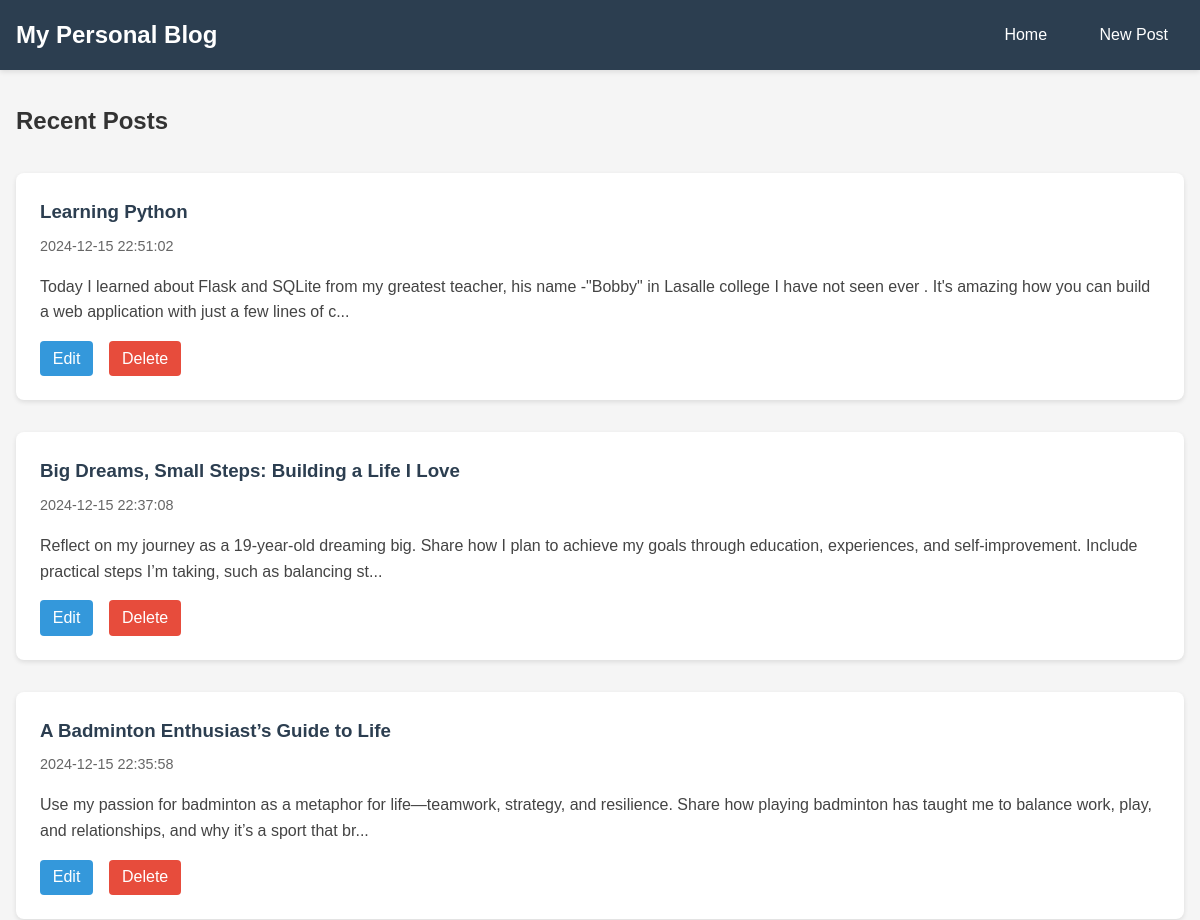
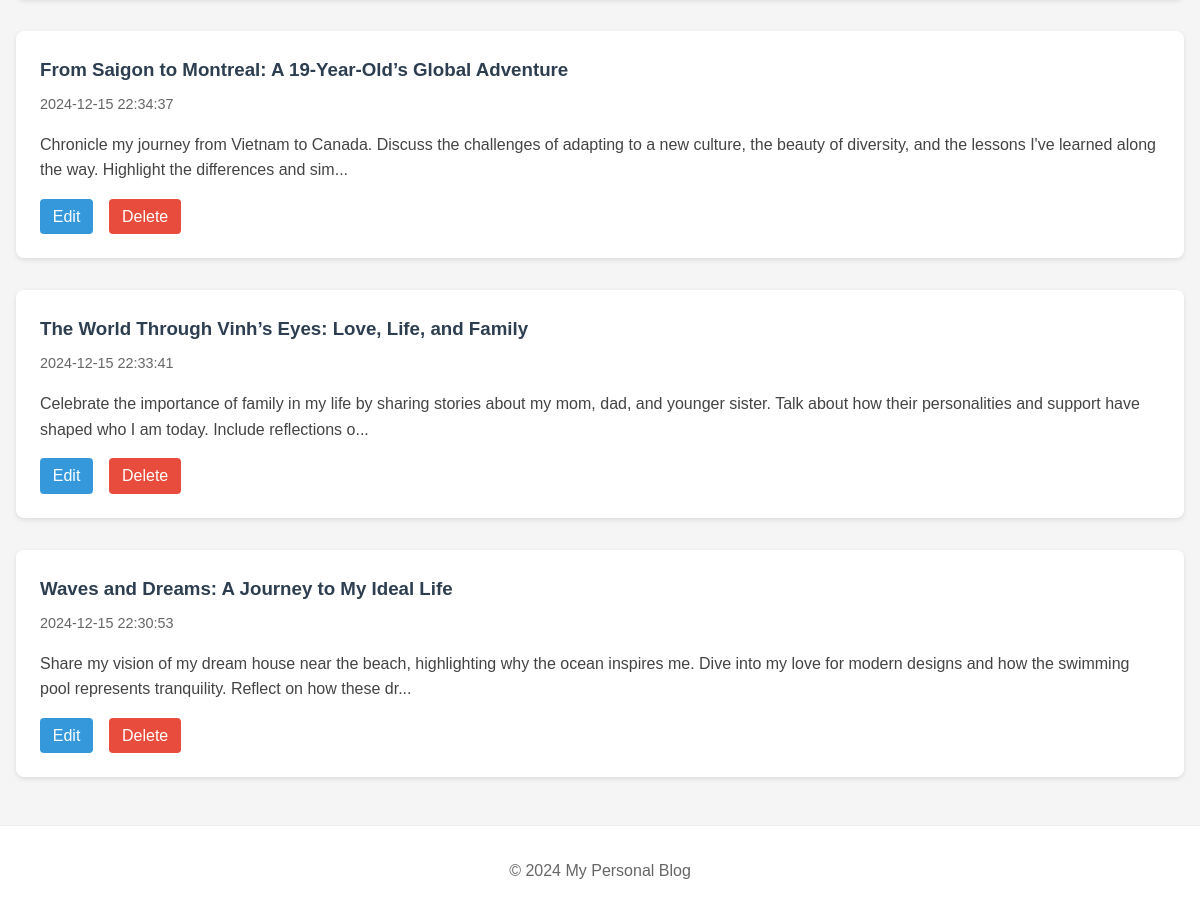
The page / on the database its author committed (2 pictures, top to bottom).
### tables this page shows
CREATE TABLE posts (
            id INTEGER PRIMARY KEY AUTOINCREMENT,
            title TEXT NOT NULL,
            content TEXT NOT NULL,
            created_at TIMESTAMP NOT NULL DEFAULT CURRENT_TIMESTAMP
        );

### app.py (the view)
@app.route('/')
def home():
    posts = db.get_all_posts()
    return render_template('home.html', posts=posts)

### database.py (called while the page is built)
def get_db_connection():
    conn = sqlite3.connect(DATABASE_FILE)
    conn.row_factory = sqlite3.Row
    return conn

def get_all_posts():
    conn = get_db_connection()
    posts = conn.execute('SELECT * FROM posts ORDER BY created_at DESC').fetchall()
    for post in posts:
        post = dict(post)
        post['media'] = get_post_media(post['id'])
    conn.close()
    return posts

def get_post_media(post_id):
    conn = get_db_connection()
    media = conn.execute('''
        SELECT * FROM media
        WHERE post_id = ?
        ORDER BY created_at
    ''', (post_id,)).fetchall()
    conn.close()
    return media

### templates/home.html (shortened to what this page needs)
{% extends "base.html" %}
{% block content %}
    <div class="posts">
        <h2>Recent Posts</h2>
        {% if posts %}
            {% for post in posts %}
                <div class="post-card">
                    <a href="{{ url_for('view_post', post_id=post['id']) }}" class="post-content">
                        <h3>{{ post['title'] }}</h3>
                        <p class="date">{{ post['created_at'] }}</p>
                        <p class="preview">{{ post['content'][:200] }}...</p>
                    </a>
                    <div class="actions">
                        <a href="{{ url_for('edit', post_id=post['id']) }}" class="button">Edit</a>
                        <a href="{{ url_for('delete', post_id=post['id']) }}"
                           class="button delete"
                           onclick="return confirm('Are you sure you want to delete this post?')">Delete</a>
                    </div>
                </div>
            {% endfor %}
        {% else %}
            <p>No posts yet. Why not <a href="{{ url_for('create') }}">create one</a>?</p>
        {% endif %}
    </div>
{% endblock %}

### templates/base.html (shortened to what this page needs)
<!DOCTYPE html>
<html lang="en">
<head>
    <link rel="stylesheet" href="{{ url_for('static', filename='css/style.css') }}">
</head>
<body>
    <header>
        <nav>
            <h1><a href="{{ url_for('home') }}">My Personal Blog</a></h1>
            <div class="nav-links">
                <a href="{{ url_for('home') }}">Home</a>
                <a href="{{ url_for('create') }}">New Post</a>
            </div>
        </nav>
    </header>
    <main>
        {% block content %}
        {% endblock %}
    </main>
    <footer>
        <p>&copy; 2024 My Personal Blog</p>
    </footer>
</body>
</html>

### static/css/style.css (style rules this page uses)
* { margin: 0; padding: 0; box-sizing: border-box; }
body { font-family: 'Arial', sans-serif; line-height: 1.6; color: #333; background-color: #f5f5f5; }
main { max-width: 1200px; margin: 2rem auto; padding: 0 1rem; }
header { background-color: #2c3e50; color: white; padding: 1rem; box-shadow: 0 2px 5px rgba(0,0,0,0.1); }
nav { max-width: 1200px; margin: 0 auto; display: flex; justify-content: space-between; align-items: center; }
nav h1 a { color: white; text-decoration: none; font-size: 1.5rem; }
.nav-links a { color: white; text-decoration: none; margin-left: 1rem; padding: 0.5rem 1rem; border-radius: 4px; transition: background-color 0.3s; }
.button { display: inline-block; padding: 0.3rem 0.8rem; background-color: #3498db; color: white; text-decoration: none; border-radius: 4px; border: none; cursor: pointer; font-size: 1rem; transition: background-color 0.3s; text-align: center; }
.delete { background-color: #e74c3c; }
.form-actions, .actions { display: flex; gap: 1rem; margin-top: 1rem; }
.posts { display: grid; gap: 2rem; margin-top: 2rem; }
.post-card { background: white; padding: 1.5rem; border-radius: 8px; box-shadow: 0 2px 5px rgba(0,0,0,0.1); }
.post-content { display: block; text-decoration: none; color: inherit; margin-bottom: 1rem; }
.post-card .actions a { position: relative; z-index: 1; }
.post-card h3 { color: #2c3e50; margin-bottom: 0.5rem; }
.date { color: #666; font-size: 0.9rem; margin-bottom: 1rem; }
.preview { color: #444; margin-bottom: 1rem; }
footer { text-align: center; padding: 2rem; color: #666; background-color: #fff; border-top: 1px solid #eee; margin-top: 3rem; }

### rows shown on the page
posts: title "Learning Python", created_at "2024-12-15 22:51:02", content "Today I learned about Flask and SQLite from my greatest teacher, his name -\"Bobby\" in Lasalle college I have not seen ever . It's amazing how you can build a web application with just a few lines of c"
posts: title "Big Dreams, Small Steps: Building a Life I Love", created_at "2024-12-15 22:37:08", content "Reflect on my journey as a 19-year-old dreaming big. Share how I plan to achieve my goals through education, experiences, and self-improvement. Include practical steps I’m taking, such as balancing st"
posts: title "A Badminton Enthusiast’s Guide to Life", created_at "2024-12-15 22:35:58", content "Use my passion for badminton as a metaphor for life—teamwork, strategy, and resilience. Share how playing badminton has taught me to balance work, play, and relationships, and why it’s a sport that br"
posts: title "From Saigon to Montreal: A 19-Year-Old’s Global Adventure", created_at "2024-12-15 22:34:37", content "Chronicle my journey from Vietnam to Canada. Discuss the challenges of adapting to a new culture, the beauty of diversity, and the lessons I've learned along the way. Highlight the differences and sim"
posts: title "The World Through Vinh’s Eyes: Love, Life, and Family", created_at "2024-12-15 22:33:41", content "Celebrate the importance of family in my life by sharing stories about my mom, dad, and younger sister. Talk about how their personalities and support have shaped who I am today. Include reflections o"
posts: title "Waves and Dreams: A Journey to My Ideal Life", created_at "2024-12-15 22:30:53", content "Share my vision of my dream house near the beach, highlighting why the ocean inspires me. Dive into my love for modern designs and how the swimming pool represents tranquility. Reflect on how these dr"
